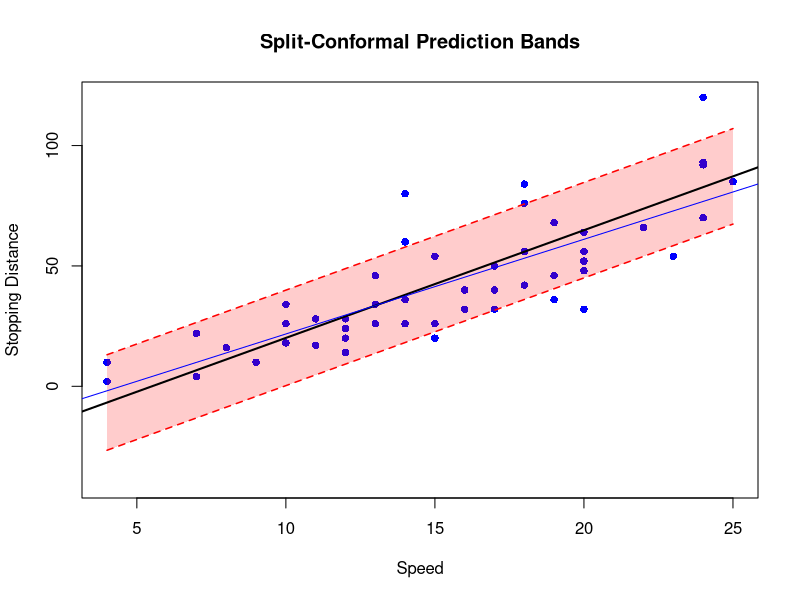

This chart was generated by the following R code: (Note: a time limit stopped this script after it produced the figure.)
## ---- chunk 1
library(datasets)
data(cars)
str(cars)
## ---- chunk 2
#start with split conformal
#create function that takes in dataset with a single feature and response, both of one variable
#for a chosen alpha level, function performs split-conformal prediction with training and calibration data split evenly at random.
lm_split_conformal<-function(data, alpha){
  pred<-data[,1]
  resp<-data[,2]
  
n<-length(pred)
if (n!=length(resp)){
  return("must have balanced data set")
}
else if(n==length(pred)){
  #set seed for consistency
set.seed(1)
#randomly sort list 1,2,...,n
permuted_list<-sample(c(1:n), replace = F)
#create training data(D_1) and calibration data(D_2)
d_1<-permuted_list[1:(n/2)]
d_2<-permuted_list[((n/2)+1):n]
D_1<-data[d_1,]
D_2<-data[d_2,]
#compute cardinality of each
n_1<-length(D_1[,1])
n_2<-length(D_2[,1])
#train model on training set
  train_pred<-D_1[,1]
  train_resp<-D_1[,2]
  model<-lm(formula= train_resp ~ train_pred, data=D_1)
  #construct point predictor function
f_hat<-function(x){as.numeric(model$coefficients[1])+x*as.numeric(model$coefficients[2])}
#get residuals
R<-abs(D_2[,2]-f_hat(D_2[,1]))
#compute adjusted quantile level
k<-ceiling((1-alpha)*(n_2+1))/n_2
q_hat<-quantile(R, probs = k)
# Prepare prediction data
pred_data <- data.frame(pred=seq(min(pred), max(pred), length.out = n*2))
#put predicted value in second column
pred_data[,2]<- f_hat(pred_data[,1])
# Calculate the upper and lower bounds using q_hat
pred_data$lower_bound <- pred_data[,2] - q_hat
pred_data$upper_bound <- pred_data[,2] + q_hat
return(list(pred_data,model$coefficients[1],model$coefficients[2]))
}
}
## ---- chunk 3
full.conformal<- function(data=cars, alpha=0.2){
  x<-data[,1]
  y<-data[,2]
#now do full conformal
n<-length(data[,1])
#error level
xrange<-seq(min(x),max(x), by=.25)
yrange<-seq(min(y)-3*sd(y),max(y)+3*sd(y), by=.25)
# Data frame to store prediction intervals
pred_intervals <- data.frame(speed = rep(NA, length(xrange)), 
                              lower = rep(NA, length(xrange)), 
                              upper = rep(NA, length(xrange)))

for (x in xrange){
    accepted_y <- c()
  #loop through descritized set of response values(y-range)
  for (i in 1:length(yrange)){
    y<-yrange[i]
  #add test point to data set
new_row <- c(x,y)
augmented.cars <- rbind(data, new_row)
#fit model with added test point
model<-lm(formula= data[,2] ~ data[,1], data=augmented.cars)
f_hat<-function(t){as.numeric(model$coefficients[1])+t*as.numeric(model$coefficients[2])} 
#calculate residuals
R_i<-abs(data[,2]-f_hat(data[,1]))
R_test<-abs(y-f_hat(x))
#compute adjusted quantile level
k<-ceiling((1-alpha)*(n+1))/n
q_hat<-quantile(R_i, probs = k)
if (R_test <= q_hat){
  accepted_y <- c(accepted_y, y)
  
}
 # Store the lower and upper bounds of the accepted y values
  if (length(accepted_y) > 0) {
    pred_intervals[which(xrange == x), ] <- c(x, min(accepted_y), max(accepted_y))
  } else {
    pred_intervals[which(xrange == x), ] <- c(x, NA, NA)  # No valid predictions
  }
 }
}
}
## ---- chunk 4
alpha<-0.2
#timecheck
system.time(lm_split_conformal(cars, alpha))
system.time(full.conformal(data=cars, alpha=0.2))
## ---- chunk 5
# Run the lm_split_conformal function on the cars dataset
alpha <- 0.2
pred_data <- lm_split_conformal(cars, alpha)[[1]]
a<-lm_split_conformal(cars, alpha)[[2]]
b<-lm_split_conformal(cars, alpha)[[3]]

# Plot the observed data points
plot(cars$speed, cars$dist, ylim = c(-40, 120), pch = 16, col = "blue",
     xlab = "Speed", ylab = "Stopping Distance", 
     main = "Split-Conformal Prediction Bands")

# Add the prediction bands using the polygon function for shading
polygon(c(pred_data$pred, rev(pred_data$pred)),
        c(pred_data$upper_bound, rev(pred_data$lower_bound)),
        col = rgb(1, 0, 0, alpha = 0.2), border = NA)

# Fit and add the regression line
 lm(dist ~ speed, data = cars)
abline(a=a, b=b, col = "black", lwd = 2)
abline(lm(dist ~ speed, data = cars), col="blue")

# Add upper and lower bounds as dotted lines
lines(pred_data$pred, pred_data$upper_bound, lty = 2, col = "red", lwd = 1.5)
lines(pred_data$pred, pred_data$lower_bound, lty = 2, col = "red", lwd = 1.5)

## ---- chunk 6
mean(abs(pred_data$upper_bound-pred_data$lower_bound))
## ---- chunk 7
pred_interals<-full.conformal(data=cars, alpha=0.2)
## ---- chunk 8

# Base R plotting
plot(cars$speed, cars$dist, pch = 16, col = 'blue', 
     xlab = "Speed", ylab = "Distance", 
    main = expression("Full Conformal Prediction Bands"), ylim = c(-40, 120))

# Remove any NA values from pred_intervals
valid_indices <- which(!is.na(pred_intervals$lower) & !is.na(pred_intervals$upper))
x_valid <- pred_intervals$speed[valid_indices]
lower_valid <- pred_intervals$lower[valid_indices]
upper_valid <- pred_intervals$upper[valid_indices]

# Add shaded confidence region
polygon(c(x_valid, rev(x_valid)), c(lower_valid, rev(upper_valid)), 
        col = rgb(1, 0, 0, alpha = 0.2), border = NA)  # Light red shading
# Fit linear regression model
lm_model <- lm(dist ~ speed, data = cars)

# Predict distances over the range of speed values
predicted_dist <- predict(lm_model, newdata = data.frame(speed = x_valid))

# Add dotted lines for lower and upper bounds
lines(x_valid, lower_valid, col = "red", lty = 2, lwd = 2)  # Dotted lower bound
lines(x_valid, upper_valid, col = "red", lty = 2, lwd = 2)  # Dotted upper bound
# Add linear regression line
lines(x_valid, predicted_dist, col = "black", lwd = 2, lty = 1)
# Close the device
#very similar to split conformal in this case, however the choice of x-grid and y-grid affect the bands, here by limiting the lower bound to be greater than/equal to the minimum of the response
## ---- chunk 9
mean(abs(upper_valid-lower_valid))
## ---- chunk 10
#Version using the jackknife+
#create quantile functions
q_hat_minus<-function(n,alpha,R){
    k<-floor((alpha)*(n+1))/n
  q<-quantile(R, probs = k)
  return(q)
}
q_hat_plus<-function(n,alpha,R){
  k<-ceiling((1-alpha)*(n+1))/n
  q<-quantile(R, probs = k)
  return(q)
}
#Create function that trains model without the i-th data point and gives prediction at x
mu_lessi<-function(data,i,n,x){
  if(i %in% c(1:n)){
    loo_data<-data[-i,]
   model<-lm(formula= dist ~ speed, data=loo_data)
   mu_hat_x<-as.numeric(model$coefficients[1])+as.numeric(model$coefficients[2])*x
   mu_hat_x
  }
  else{
    print("i must be in the range of [n]")
  }
}
#create function to calculate leave-one-out residual
R_Loo<-function(data,i,n){
  Y<-data[i,2]
  X<-data[i,1]
 mu_hat_X<-mu_lessi(data,i,n,X)
  abs(Y-mu_hat_X)
}
## ---- chunk 11
#jackknife plus
jackknife_plus_predict<-function(x,n,alpha,data){
  Vplus<-rep(NA,n)
  Vminus<-rep(NA,n)
  for (i in 1:n){
Vplus[i]<-(mu_lessi(data,i,n,x)+R_Loo(data,i,n))
Vminus[i]<-(mu_lessi(data,i,n,x)-R_Loo(data,i,n))
  }
  #get quantiles
upper<-q_hat_plus(n,alpha,Vplus)  
lower<-q_hat_minus(n,alpha,Vminus) 
return(c(lower,upper))
}
#define xgrid
xrange<-seq(4,25, by=.25)
alpha<-0.1
for (i in 1:length(xrange)) {
  x <- xrange[i]
  intervals <- jackknife_plus_predict(x, n, alpha, cars)
  pred_intervals[i, ] <- c(x, intervals[1], intervals[2])
}
## ---- chunk 12
# Plot the results
plot(cars$speed, cars$dist, pch = 16, col = 'blue', 
     xlab = "Speed", ylab = "Distance", main = "Jackknife+ Prediction Bands", ylim = c(-40,120))

# Add prediction intervals as polygons
for (i in 1:nrow(pred_intervals)) {
  x_val <- pred_intervals$speed[i]
  lower <- pred_intervals$lower[i]
  upper <- pred_intervals$upper[i]
  
  if (!is.na(lower) && !is.na(upper)) {
    polygon(c(x_val - 0.5, x_val - 0.5, x_val + 0.5, x_val + 0.5), 
            c(lower, upper, upper, lower), col = rgb(1, 0, 0, alpha = 0.3), border = NA)
  }
}
## ---- chunk 13
#compare training costs for the 3 methods
system.time(lm_split_conformal(cars, 0.1))#split conformal
system.time(for (i in 1:length(xrange)) {
  x <- xrange[i]
  intervals <- jackknife_plus_predict(x, n, alpha, cars)
  pred_intervals[i, ] <- c(x, intervals[1], intervals[2])
})#Jackknife+
system.time(for (x in xrange){
    accepted_y <- c()
  #loop through descritized set of response values(y-range)
  for (i in 1:length(yrange)){
    y<-yrange[i]
  #add test point to data set
new_row <- data.frame(speed = x, dist = y)
augmented.cars <- rbind(cars, new_row)
#fit model with added test point
model<-lm(formula= dist ~ speed, data=augmented.cars)
f_hat<-function(t){as.numeric(model$coefficients[1])+t*as.numeric(model$coefficients[2])} 
#calculate residuals
R_i<-abs(cars$dist-f_hat(cars$speed))
R_test<-abs(y-f_hat(x))
#compute adjusted quantile level
k<-ceiling((1-alpha)*(n+1))/n
q_hat<-quantile(R_i, probs = k)
if (R_test <= q_hat){
  accepted_y <- c(accepted_y, y)
  
}
 # Store the lower and upper bounds of the accepted y values
  if (length(accepted_y) > 0) {
    pred_intervals[which(xrange == x), ] <- c(x, min(accepted_y), max(accepted_y))
  } else {
    pred_intervals[which(xrange == x), ] <- c(x, NA, NA)  # No valid predictions
  }
 }
})#full conformal
## ---- chunk 14
# Set a random seed 
set.seed(42)

# Parameters
n <- 100  # Number of data points
X <- seq(0, 10, length.out = n)  # Independent variable

# Create a true relationship with some noise
true_slope <- 2
true_intercept <- 5

# Generate heteroskedastic noise
# The noise increases with X
noise <- rnorm(n, mean = 0, sd = 1 * X)  

# Generate the dependent variable Y
Y <- true_intercept + true_slope * X + noise
var_data<-data.frame(X,Y)
# Plotting the data
plot(X, Y, pch = 19, col = "blue", main = "Heteroskedastic Data",
     xlab = "X", ylab = "Y")
abline(true_intercept, true_slope, col = "red", lwd = 2)  # Add true relationship line
grid()
## ---- chunk 15
alpha<-0.1
data<-var_data
  x<-data[,1]
  y<-data[,2]
#now do full conformal
n<-length(data[,1])
#error level
xrange<-seq(min(x),max(x), by=.25)
yrange<-seq(min(y)-3*sd(y),max(y)+3*sd(y), by=.25)
# Data frame to store prediction intervals
pred_intervals <- data.frame(speed = rep(NA, length(xrange)), 
                              lower = rep(NA, length(xrange)), 
                              upper = rep(NA, length(xrange)))

for (x in xrange){
    accepted_y <- c()
  #loop through descritized set of response values(y-range)
  for (i in 1:length(yrange)){
    y<-yrange[i]
  #add test point to data set
new_row <- c(x,y)
augmented.cars <- rbind(data, new_row)
#fit model with added test point
model<-lm(formula= data[,2] ~ data[,1], data=augmented.cars)
f_hat<-function(t){as.numeric(model$coefficients[1])+t*as.numeric(model$coefficients[2])} 
#calculate residuals
R_i<-abs(data[,2]-f_hat(data[,1]))
R_test<-abs(y-f_hat(x))
#compute adjusted quantile level
k<-ceiling((1-alpha)*(n+1))/n
q_hat<-quantile(R_i, probs = k)
if (R_test <= q_hat){
  accepted_y <- c(accepted_y, y)
  
}
 # Store the lower and upper bounds of the accepted y values
  if (length(accepted_y) > 0) {
    pred_intervals[which(xrange == x), ] <- c(x, min(accepted_y), max(accepted_y))
  } else {
    pred_intervals[which(xrange == x), ] <- c(x, NA, NA)  # No valid predictions
  }
  }
}
## ---- chunk 16
# plot heteroskedastic data w/ full confomal
plot(X, Y, pch = 16, col = 'blue', 
     xlab = "X", ylab = "Y", 
    main = expression("Full Conformal Prediction Bands"), ylim = c(0, 40))

# Remove any NA values from pred_intervals
valid_indices <- which(!is.na(pred_intervals$lower) & !is.na(pred_intervals$upper))
x_valid <- pred_intervals$speed[valid_indices]
lower_valid <- pred_intervals$lower[valid_indices]
upper_valid <- pred_intervals$upper[valid_indices]

# Add shaded confidence region
polygon(c(x_valid, rev(x_valid)), c(lower_valid, rev(upper_valid)), 
        col = rgb(1, 0, 0, alpha = 0.2), border = NA)  # Light red shading
# Fit linear regression model

# Predict distances over the range of speed values

# Add dotted lines for lower and upper bounds
lines(x_valid, lower_valid, col = "red", lty = 2, lwd = 2)  # Dotted lower bound
lines(x_valid, upper_valid, col = "red", lty = 2, lwd = 2)  # Dotted upper bound
# Add linear regression line

## ---- chunk 17
# Function for Conformal Prediction with Locally Weighted Residuals
conformal_prediction <- function(data, alpha = 0.2, bandwidth = 2) {
  
  # Extract predictor (X) and response (Y)
  X <- data[,1]
  Y <- data[,2]
  
  # Define prediction range (X values)
  xrange <- seq(min(X), max(X), by = 0.25)
  
  # Define response range (Y values)
  yrange <- seq(min(Y) - sd(Y), max(Y) + sd(Y), by = 0.25)
  
  n <- nrow(data)  # Number of training samples
  
  # Data frame to store prediction intervals
  pred_intervals <- data.frame(x = rep(NA, length(xrange)), 
                               lower = rep(NA, length(xrange)), 
                               upper = rep(NA, length(xrange)))
  
  # Function to compute locally weighted MAD
  compute_local_mad <- function(x, residuals, X, bandwidth) {
    nearby_indices <- which(abs(X - x) <= bandwidth)  # Find nearby points
    if (length(nearby_indices) < 2) { return(median(abs(residuals - median(residuals)))) }  # Global MAD if too few points
    local_residuals <- residuals[nearby_indices]
    return(median(abs(local_residuals - median(local_residuals))))  # Compute local MAD
  }
  
  for (x in xrange) {
    accepted_y <- c()
    
    for (y in yrange) {
      # Add test point to dataset
      new_row <- data.frame(X = x, Y = y)
      augmented_data <- rbind(data, new_row)
      
      # Fit model with test point
      model <- lm(Y ~ X, data = augmented_data)
      f_hat <- function(t) { as.numeric(model$coefficients[1]) + t * as.numeric(model$coefficients[2]) }
      
      # Compute residuals
      residuals <- abs(Y - f_hat(X))
      
      # Compute local MAD estimate ρ(x)
      rho_x <- compute_local_mad(x, residuals, X, bandwidth)
      if (rho_x == 0) rho_x <- 1  # Prevent division by zero
      
      # Compute locally weighted residuals
      R_i <- residuals / rho_x
      R_test <- abs(y - f_hat(x)) / rho_x
      
      # Compute adjusted quantile level
      k <- ceiling((1 - alpha) * (n + 1)) / n
      q_hat <- quantile(R_i, probs = k, na.rm = TRUE)  # Compute quantile of weighted residuals
      
      if (R_test <= q_hat) {
        accepted_y <- c(accepted_y, y)
      }
    }
    
    # Store the lower and upper bounds of accepted y values
    if (length(accepted_y) > 0) {
      pred_intervals[which(xrange == x), ] <- c(x, min(accepted_y), max(accepted_y))
    } else {
      pred_intervals[which(xrange == x), ] <- c(x, NA, NA)
    }
  }
  
  return(pred_intervals)
}
